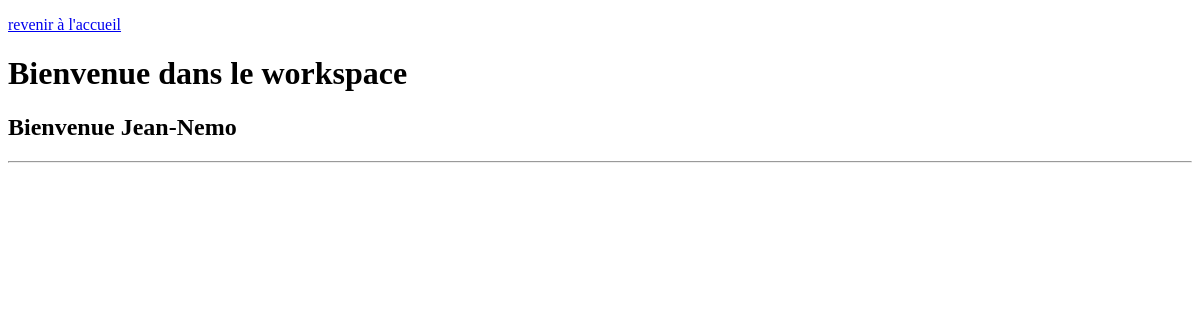
Page /workspace/ (signed in) on the earlier database version.
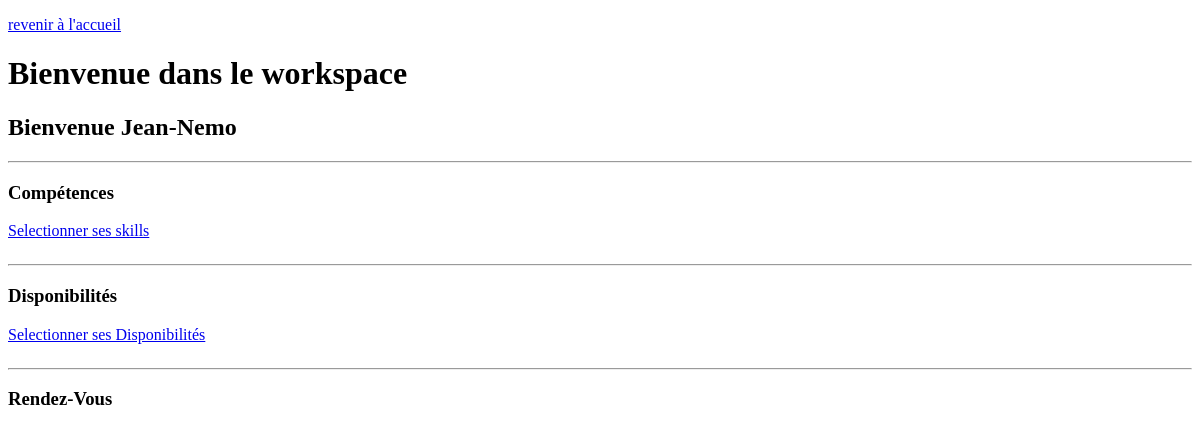
Same page on the later database version.
### workspace/views.py (the view)
# urls.py: path("", WorkspaceHome.as_view(), name="home"),
@method_decorator(login_required, name="dispatch")
class WorkspaceHome(TemplateView):
    template_name = "workspace/workspace.html"
    degree = Degree.objects.all()
    def get_context_data(self, **kwargs):
        context = super().get_context_data(**kwargs)
        if self.request.user.is_authenticated:
            if self.request.user.is_teacher:
                user_id = self.request.user.id
                teacher_degree_subject = TeacherDegreeSubject.objects.filter(
                    teacher_id=user_id)
                disponibilite = Availablity.objects.filter(teacher_id=user_id)
                context['degrees'] = self.degree
                context["teacher_degree_subject"] = teacher_degree_subject
                context["disponibilite"] = disponibilite
                return context

### workspace/templates/workspace/workspace.html (shortened to what this page needs)
<!DOCTYPE html>
<html lang="fr">
<head>
</head>
<body>
    <p>
        <a href="{% url 'home' %}">revenir à l'accueil</a>
    </p>
    <h1>Bienvenue dans le workspace</h1>
    <h2>Bienvenue {{ user.first_name }} </h2>
    <hr>
    {% if user.is_teacher %}
    <h3>Compétences</h3>
        <p>
            <a href="{% url 'workspace:skills_selector' %}">Selectionner ses skills</a>
        </p>
        <hr>
        <h3>Disponibilités</h3>
        <p>
            <a href="{% url 'workspace:dispo_select' %}">Selectionner ses Disponibilités</a>
        </p>
        <hr>
        <h3>Rendez-Vous</h3>
    {% endif %}
</body>
</html>

Differences in the rows shown:
changed CustomUser "Jean-Nemo": is_teacher False → True (drawn)
Other differences:
text now shown: "Compétences Selectionner ses skills Disponibilités Selectionner ses Disponibilités Rendez-Vous"
